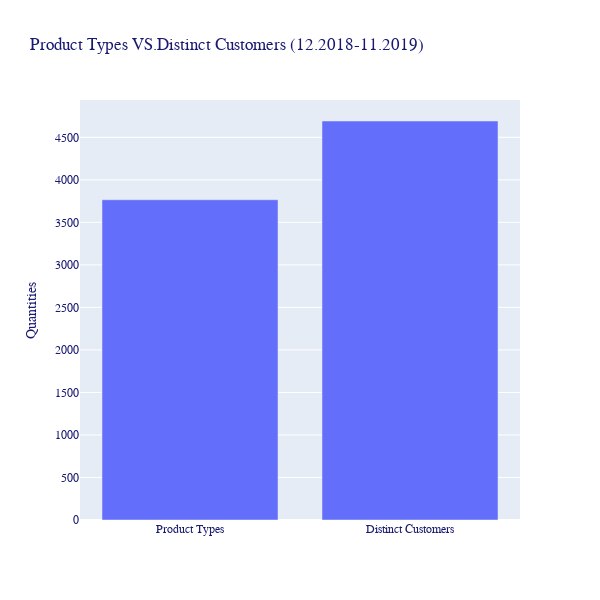

Notebook source saved alongside this figure:
### Code cell
fig2 = go.Figure()

fig2.add_trace(go.Bar(    
    name = 'CurrentApprovalAmount_Tatal',
    x = ['Product Types','Distinct Customers'],
    y = [product_num,customer_num]
))
                       


fig2.update_layout(
    title="Product Types VS.Distinct Customers (12.2018-11.2019)",
    xaxis_title="",
    yaxis_title="Quantities",
    legend_title="",

    font=dict(
        family="Courier New, monospace",
        size=12,
        color="MidnightBlue"
    ),
   width=600,
    height=600,
)                      
                           


fig2.show()

### Figure 1 — Plotly figure (JSON) as saved in the notebook; plotly's stock layout.template omitted (floating-point values rounded to 4 significant figures)
{"data": [{"name": "CurrentApprovalAmount_Tatal", "type": "bar", "x": ["Product Types", "Distinct Customers"], "y": [3766, 4692]}], "layout": {"font": {"color": "MidnightBlue", "family": "Courier New, monospace", "size": 12}, "height": 600, "legend": {"title": {"text": ""}}, "title": {"text": "Product Types VS.Distinct Customers (12.2018-11.2019)"}, "width": 600, "xaxis": {"title": {"text": ""}}, "yaxis": {"title": {"text": "Quantities"}}}}
